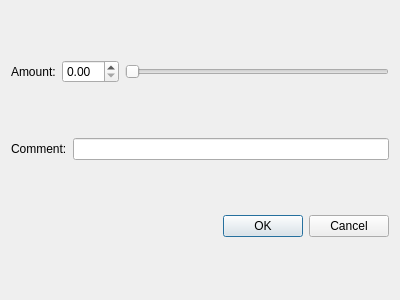
<?xml version="1.0" encoding="UTF-8"?>
<ui version="4.0">
 <class>RemoveGoldDialog</class>
 <widget class="QDialog" name="RemoveGoldDialog">
  <property name="geometry">
   <rect>
    <x>0</x>
    <y>0</y>
    <width>400</width>
    <height>300</height>
   </rect>
  </property>
  <property name="windowTitle">
   <string>Dialog</string>
  </property>
  <layout class="QVBoxLayout" name="verticalLayout">
   <item>
    <layout class="QHBoxLayout" name="horizontalLayout">
     <item>
      <widget class="QLabel" name="label">
       <property name="text">
        <string>Amount:</string>
       </property>
      </widget>
     </item>
     <item>
      <widget class="QDoubleSpinBox" name="doubleSpinBox"/>
     </item>
     <item>
      <widget class="QSlider" name="horizontalSlider">
       <property name="orientation">
        <enum>Qt::Orientation::Horizontal</enum>
       </property>
      </widget>
     </item>
    </layout>
   </item>
   <item>
    <layout class="QHBoxLayout" name="horizontalLayout_2">
     <item>
      <widget class="QLabel" name="label_2">
       <property name="text">
        <string>Comment:</string>
       </property>
      </widget>
     </item>
     <item>
      <widget class="QLineEdit" name="lineEdit"/>
     </item>
    </layout>
   </item>
   <item>
    <widget class="QDialogButtonBox" name="buttonBox">
     <property name="orientation">
      <enum>Qt::Orientation::Horizontal</enum>
     </property>
     <property name="standardButtons">
      <set>QDialogButtonBox::StandardButton::Cancel|QDialogButtonBox::StandardButton::Ok</set>
     </property>
    </widget>
   </item>
  </layout>
 </widget>
 <resources/>
 <connections>
  <connection>
   <sender>buttonBox</sender>
   <signal>accepted()</signal>
   <receiver>RemoveGoldDialog</receiver>
   <slot>accept()</slot>
   <hints>
    <hint type="sourcelabel">
     <x>248</x>
     <y>254</y>
    </hint>
    <hint type="destinationlabel">
     <x>157</x>
     <y>274</y>
    </hint>
   </hints>
  </connection>
  <connection>
   <sender>buttonBox</sender>
   <signal>rejected()</signal>
   <receiver>RemoveGoldDialog</receiver>
   <slot>reject()</slot>
   <hints>
    <hint type="sourcelabel">
     <x>316</x>
     <y>260</y>
    </hint>
    <hint type="destinationlabel">
     <x>286</x>
     <y>274</y>
    </hint>
   </hints>
  </connection>
 </connections>
</ui>
